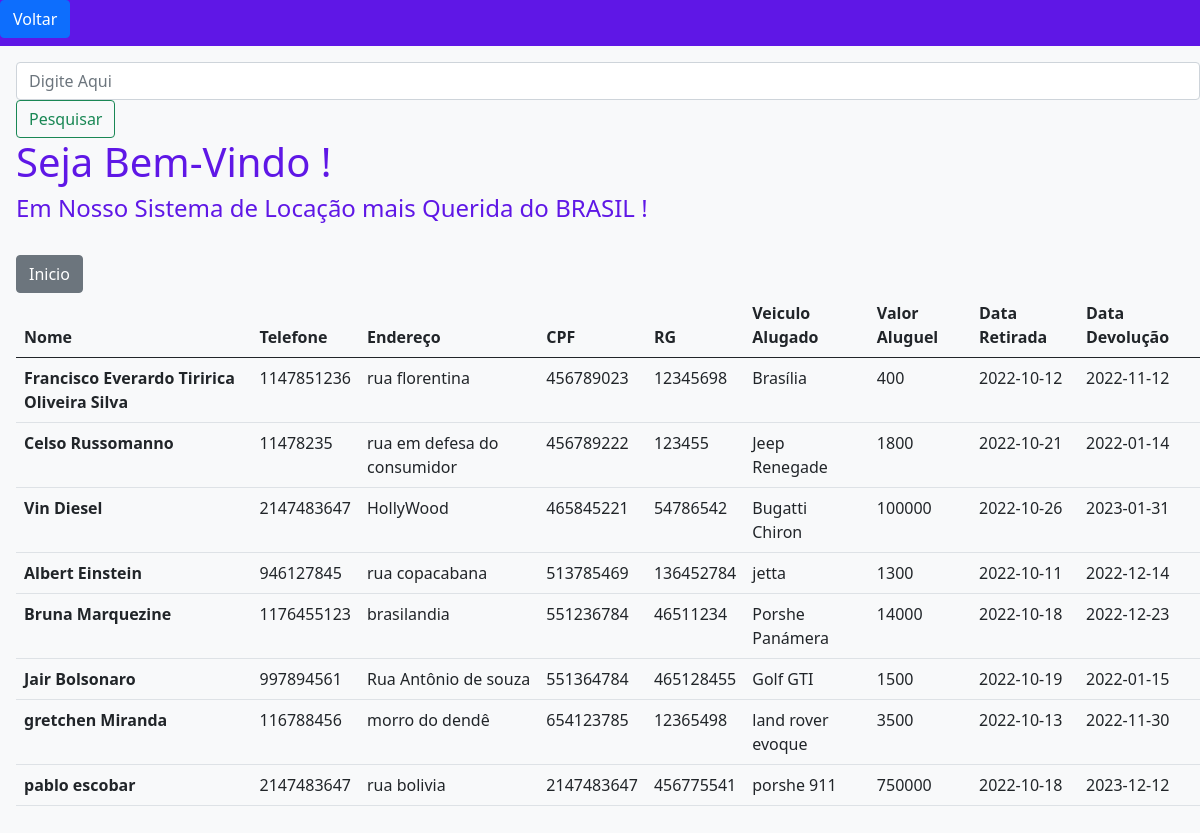
Page /sistema.php on the committed database.
### tables this page shows
CREATE TABLE `usuarios` (
  `nome` varchar(255) NOT NULL,
  `telefone` int(25) NOT NULL,
  `endereco` varchar(255) NOT NULL,
  `cpf` int(12) NOT NULL,
  `rg` int(12) NOT NULL,
  `veiculo` varchar(30) NOT NULL,
  `valor` int(25) NOT NULL,
  `retirada` date NOT NULL,
  `devolucao` date NOT NULL
);

### sistema.php (the view, shortened to what this page needs)
<!DOCTYPE html>
<html lang="en">
<head>
    <link href="https://cdn.jsdelivr.net/npm/bootstrap@5.0.2/dist/css/bootstrap.min.css" rel="stylesheet">
</head>
<body>
<?php
include "config.php";
$result = sprintf ("SELECT * FROM `usuarios`");
$dados = mysqli_query ($conexao, $result);
?>
<a href="home.php" class="btn btn-primary" href="#" role="button">Voltar</a>
    <nav class="navbar navbar-expand-lg navbar-light bg-light">
<nav class="navbar navbar-light bg-light">
  <form class="form-inline" action="sistema.php" method="POST">
    <input class="form-control mr-sm-2" type="search" placeholder="Digite Aqui" aria-label="Search" name="busca">
    <button class="btn btn-outline-success my-2 my-sm-0" type="submit">Pesquisar</button>
<br>
<h1 style="color:#5F17E6">Seja Bem-Vindo !</h1>
<h4 style="color:#5F17E6">Em Nosso Sistema de Locação mais Querida do BRASIL !</h4>
<br>
    <a href="home.php" class="btn btn-secondary" href="#" role="button">Inicio</a>
</body>
</html>
    <table class="table table-hover">
  <thead>
    <tr>
      <th scope="col">Nome</th>
      <th scope="col">Telefone</th>
      <th scope="col">Endereço</th>
      <th scope="col">CPF</th>
      <th scope="col">RG</th>
      <th scope="col">Veiculo Alugado</th>
      <th scope="col">Valor Aluguel</th>
      <th scope="col">Data Retirada</th>
      <th scope="col">Data Devolução</th>
    </tr>
  </thead>
  <tbody>
  <?php
while ($linha = mysqli_fetch_assoc($dados) ) {
  $nome = $linha['nome'];
  $telefone = $linha['telefone'];
  $endereco = $linha['endereco'];
  $cpf = $linha['cpf'];
  $rg = $linha['rg'];
  $veiculo = $linha['veiculo'];
  $valor = $linha['valor'];
  $retirada = $linha['retirada'];
  $devolucao = $linha['devolucao'];
  echo "<tr>
  <th scope='row'>$nome</th>
  <td>$telefone</td>
  <td>$endereco</td>
  <td>$cpf</td>
  <td>$rg</td>
  <td>$veiculo</td>
  <td>$valor</td>
  <td>$retirada</td>
  <td>$devolucao</td>
</tr>";
}
?>
  </tbody>
</table>

### sistema.php (style rules this page uses)
body { color: black; background-color: #5F17E6; }

### rows in the picture
usuarios: nome "Francisco Everardo Tiririca Oliveira Silva", telefone "1147851236", endereco "rua florentina", cpf "456789023", rg "12345698", veiculo "Brasília", valor "400", retirada "2022-10-12", devolucao "2022-11-12"
usuarios: nome "Celso Russomanno", telefone "11478235", endereco "rua em defesa do consumidor", cpf "456789222", rg "123455", veiculo "Jeep Renegade", valor "1800", retirada "2022-10-21", devolucao "2022-01-14"
usuarios: nome "Vin Diesel", telefone "2147483647", endereco "HollyWood", cpf "465845221", rg "54786542", veiculo "Bugatti Chiron", valor "100000", retirada "2022-10-26", devolucao "2023-01-31"
usuarios: nome "Albert Einstein", telefone "946127845", endereco "rua copacabana", cpf "513785469", rg "136452784", veiculo "jetta", valor "1300", retirada "2022-10-11", devolucao "2022-12-14"
usuarios: nome "Bruna Marquezine", telefone "1176455123", endereco "brasilandia", cpf "551236784", rg "46511234", veiculo "Porshe Panámera", valor "14000", retirada "2022-10-18", devolucao "2022-12-23"
usuarios: nome "Jair Bolsonaro", telefone "997894561", endereco "Rua Antônio de souza", cpf "551364784", rg "465128455", veiculo "Golf GTI", valor "1500", retirada "2022-10-19", devolucao "2022-01-15"
usuarios: nome "gretchen Miranda", telefone "116788456", endereco "morro do dendê", cpf "654123785", rg "12365498", veiculo "land rover evoque", valor "3500", retirada "2022-10-13", devolucao "2022-11-30"
usuarios: nome "pablo escobar", telefone "2147483647", endereco "rua bolivia", cpf "2147483647", rg "456775541", veiculo "porshe 911", valor "750000", retirada "2022-10-18", devolucao "2023-12-12"
